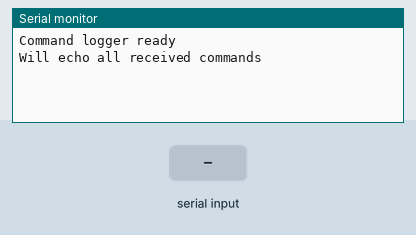
The sketch below on a simulated Arduino Uno, built with avr-gcc and run on an emulated ATmega328P. On the bench: the last lines printed to the serial monitor. The inputs (shaded band) are chosen by the test bench.

Above: at 1.2 s.
1.3 s: "GOTO\n" received over Serial
At 2.5 s:
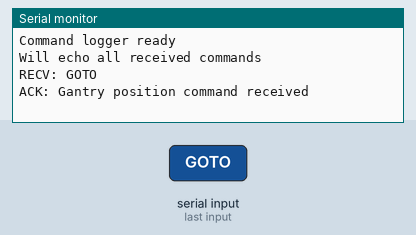
2.8 s: "ROTATE\n" received over Serial
At 4.0 s:
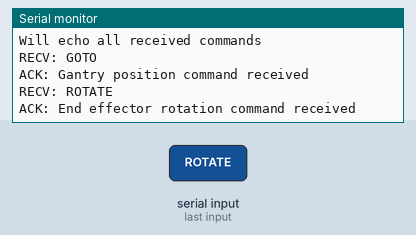
4.3 s: "HOME\n" received over Serial
At 5.1 s:
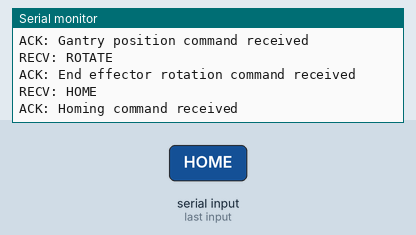
5.8 s: "GETPOS\n" received over Serial
At 6.4 s:
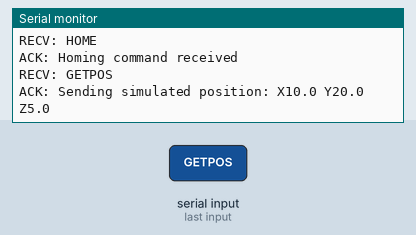
7.3 s: "GETANGLES\n" received over Serial
At 7.8 s:
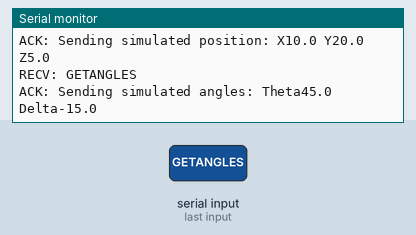
8.8 s: "STOP\n" received over Serial
At 9.7 s:
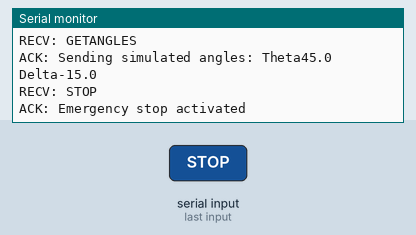

The sketch:

serialTest.ino
```cpp
void setup() {
  Serial.begin(9600);
  while (!Serial); // Wait for serial connection
  Serial.println("Command logger ready");
  Serial.println("Will echo all received commands");
}

void loop() {
  if (Serial.available() > 0) {
    String command = Serial.readStringUntil('\n');
    command.trim();

    // Simply log whatever command was received
    Serial.print("RECV: ");
    Serial.println(command);

    // Add specific responses for expected commands
    if (command.startsWith("GOTO")) {
      Serial.println("ACK: Gantry position command received");
    }
    else if (command.startsWith("ROTATE")) {
      Serial.println("ACK: End effector rotation command received");
    }
    else if (command == "HOME") {
      Serial.println("ACK: Homing command received");
    }
    else if (command == "GETPOS") {
      Serial.println("ACK: Sending simulated position: X10.0 Y20.0 Z5.0");
    }
    else if (command == "GETANGLES") {
      Serial.println("ACK: Sending simulated angles: Theta45.0 Delta-15.0");
    }
    else if (command == "STOP") {
      Serial.println("ACK: Emergency stop activated");
    }
    else {
      Serial.println("ERR: Unknown command format");
    }
  }
}
```

Measured:
- after the input at 1.3 s, the serial monitor: prints a new line at once (image 1)
- after the input at 2.8 s, the serial monitor: prints a new line at once (image 2)
- after the input at 4.3 s, the serial monitor: prints a new line at once (image 3)
- after the input at 5.8 s, the serial monitor: prints a new line at once (image 4)
- after the input at 7.3 s, the serial monitor: prints a new line at once (image 5)
- after the input at 8.8 s, the serial monitor: prints a new line at once (image 6)
